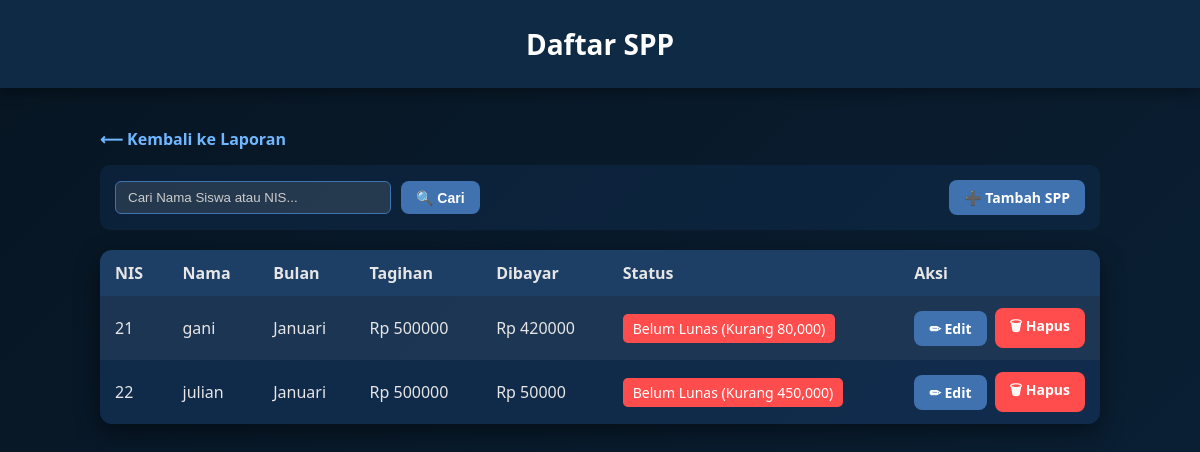
The page /laporan/spp/ on the database its author committed.
### laporan/models.py (models this page shows, shortened)
class SPP(models.Model):
    BULAN_PILIHAN = [
        ('Januari', 'Januari'), ('Februari', 'Februari'), ('Maret', 'Maret'),
        ('April', 'April'), ('Mei', 'Mei'), ('Juni', 'Juni'),
        ('Juli', 'Juli'), ('Agustus', 'Agustus'), ('September', 'September'),
        ('Oktober', 'Oktober'), ('November', 'November'), ('Desember', 'Desember'),
    ]
    siswa = models.ForeignKey(Siswa, on_delete=models.CASCADE)
    bulan = models.CharField(max_length=20, choices=BULAN_PILIHAN)
    tagihan = models.IntegerField(default=500000, verbose_name="Biaya SPP")
    jumlah = models.IntegerField(verbose_name="Uang Dibayar")
    status = models.CharField(max_length=50, blank=True)

### siswa/models.py (models this page shows, shortened)
class Siswa(models.Model):
    nis = models.CharField(max_length=10, primary_key=True)
    nisn = models.CharField(max_length=10, unique=True, null=True, blank=True)
    nama = models.CharField(max_length=100)
    kelas = models.CharField(max_length=20, blank=True)
    kelas_obj = models.ForeignKey('admin_app.Kelas', on_delete=models.SET_NULL, null=True, blank=True, related_name='siswa')
    jurusan = models.CharField(max_length=50, blank=True)
    tempat_lahir = models.CharField(max_length=100, blank=True)
    tanggal_lahir = models.DateField(null=True, blank=True)
    alamat = models.TextField(blank=True)
    telepon = models.CharField(max_length=15, blank=True)
    nama_orang_tua = models.CharField(max_length=100, blank=True)
    created_at = models.DateTimeField(auto_now_add=True)
    class Meta:
        verbose_name_plural = "Siswa"

### laporan/views.py (the view)
# urls.py: path('spp/', views.spp_list, name='spp_list'),
def spp_list(request):
    spp = SPP.objects.select_related('siswa').all()
    keyword = request.GET.get('q')
    if keyword:
        spp = spp.filter(
            Q(siswa__nama__icontains=keyword) |  # Cari berdasarkan Nama
            Q(siswa__nis__icontains=keyword)     # ATAU Cari berdasarkan NIS
        )
    return render(request, 'laporan/spp_list.html', {'spp': spp, 'keyword': keyword})

### laporan/templates/laporan/spp_list.html (shortened to what this page needs)
<!DOCTYPE html>
<html lang="en">
<head>
</head>
<body>
<header>Daftar SPP</header>
<div class="wrapper">
    <a href="{% url 'laporan_home' %}" class="back">⟵ Kembali ke Laporan</a>
    <div class="header-controls">
        <form method="get" class="search-box">
            <input type="text" name="q" class="search-input" placeholder="Cari Nama Siswa atau NIS..." value="{{ keyword|default:'' }}">
            <button type="submit" class="button">🔍 Cari</button>
        </form>
        <a href="{% url 'spp_tambah' %}" class="button">➕ Tambah SPP</a>
    </div>
    <table>
        <tr>
            <th>NIS</th>
            <th>Nama</th>
            <th>Bulan</th>
            <th>Tagihan</th>
            <th>Dibayar</th>
            <th>Status</th>
            <th>Aksi</th>
        </tr>
        {% for s in spp %}
        <tr>
            <td>{{ s.siswa.nis }}</td>
            <td>{{ s.siswa.nama }}</td>
            <td>{{ s.bulan }}</td>
            <td>Rp {{ s.tagihan }}</td>
            <td>Rp {{ s.jumlah }}</td>
            <td>
                {% if "Belum" in s.status %}
                    <span style="background:#ff4d4d; color:white; padding:5px 10px; border-radius:5px; font-size:14px; display:inline-block;">
                        {{ s.status }}
                    </span>
                {% else %}
                    <span style="background:#28a745; color:white; padding:5px 10px; border-radius:5px; font-size:14px; display:inline-block;">
                        {{ s.status }}
                    </span>
                {% endif %}
            </td>
            <td>
                <div class="action-buttons">
                    <a href="{% url 'spp_edit' s.id %}" class="button">✏ Edit</a>
                    <a href="{% url 'spp_hapus' s.id %}" class="button delete-button">🗑 Hapus</a>
                </div>
            </td>
        </tr>
        {% endfor %}
    </table>
</div>
</body>
</html>

### laporan/templates/laporan/spp_list.html (style rules this page uses)
body { margin: 0; font-family: "Segoe UI", sans-serif; background: linear-gradient(135deg, #071522, #0a1f33); color: #e6e6e6; }
header { background: #0f2a45; padding: 25px 0; text-align: center; font-size: 28px; font-weight: 600; color: #fff; box-shadow: 0 4px 15px rgba(0,0,0,0.4); }
.wrapper { max-width: 1000px; margin: 40px auto; padding: 0 20px; }
a.back { display: inline-block; margin-bottom: 15px; color: #6fb7ff; text-decoration: none; font-weight: bold; }
.button { padding: 8px 15px; background: #3f72af; color: white; border: none; border-radius: 8px; text-decoration: none; font-weight: bold; transition: 0.3s; font-size: 14px; cursor: pointer; }
.delete-button { background: #ff4d4d; }
.header-controls { display: flex; justify-content: space-between; align-items: center; margin-bottom: 20px; background: rgba(17,45,78,0.5); padding: 15px; border-radius: 10px; }
.search-box { display: flex; gap: 10px; }
.search-input { padding: 8px 12px; border-radius: 6px; border: 1px solid #3f72af; background: rgba(255,255,255,0.1); color: white; outline: none; width: 250px; }
.search-input::placeholder { color: #ccc; }
table { width: 100%; border-collapse: collapse; background: rgba(17,45,78,0.9); border-radius: 12px; overflow: hidden; box-shadow: 0 8px 25px rgba(0,0,0,0.45); }
th, td { padding: 12px 15px; text-align: left; vertical-align: middle; }
th { background: rgba(31,65,105,0.9); }
tr:nth-child(even) { background: rgba(255,255,255,0.05); }
.action-buttons { display: flex; gap: 8px; align-items: center; }
td:last-child { white-space: nowrap; width: 1%; }

### rows shown on the page
SPP: siswa.nis "21", siswa.nama "gani", bulan "Januari", tagihan "500000", jumlah "420000", status "Belum Lunas (Kurang 80,000)"
SPP: siswa.nis "22", siswa.nama "julian", bulan "Januari", tagihan "500000", jumlah "50000", status "Belum Lunas (Kurang 450,000)"
